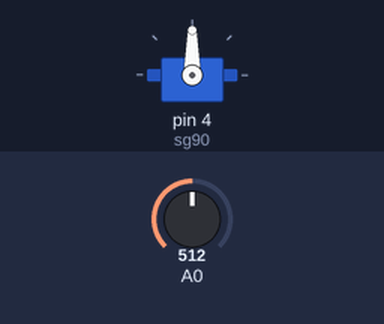
Bench run of a sketch on a simulated Arduino Uno, built with avr-gcc and run on an emulated ATmega328P. Parts: servo. The inputs (shaded band) are chosen by the test bench; at power-on: A0 = 512.

Above: at 1.2 s.
1.3 s: A0 set to 716
At 2.5 s:
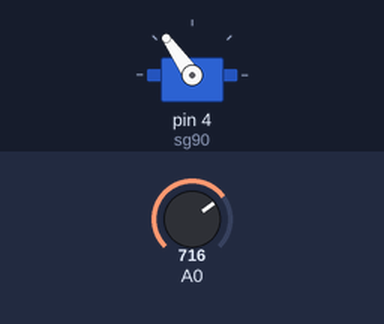
2.8 s: A0 set to 900
At 3.5 s:
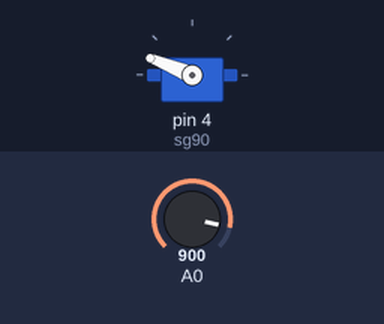
4.3 s: A0 set to 1023
At 4.8 s:
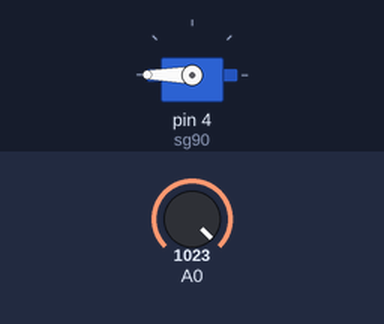
5.8 s: A0 set to 306
At 6.1 s:
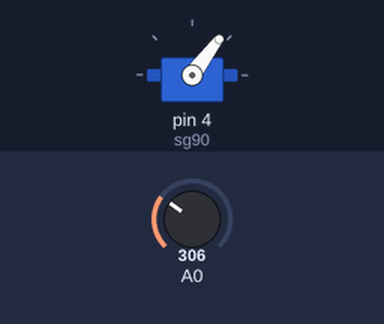
7.3 s: A0 set to 122
At 8.2 s:
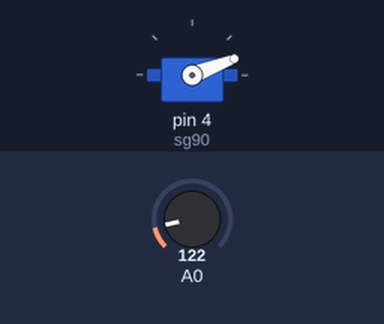
Timing chart, 0 to 9.8 s (numbered marks = the images above; inputs shaded):
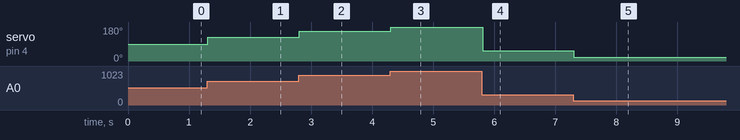

The sketch:

hand_control.ino
```cpp
#include<Servo.h>
Servo sg90;
int val = 0;
int pos = 0;
void setup() {
  sg90.attach(4);
}

void loop() {
  int val = analogRead(A0);
  int pos = map(val, 0, 1023, 0, 180);
  sg90.write(pos);
  delay(10);
}
```

Measured:
- after the input at 1.3 s, servo on pin 4 (sg90): 90° → 125° at once
- after the input at 2.8 s, servo on pin 4 (sg90): 125° → 158° at once
- after the input at 4.3 s, servo on pin 4 (sg90): 158° → 180° at once
- after the input at 5.8 s, servo on pin 4 (sg90): 180° → 53° at once
- after the input at 7.3 s, servo on pin 4 (sg90): 53° → 21° at once
